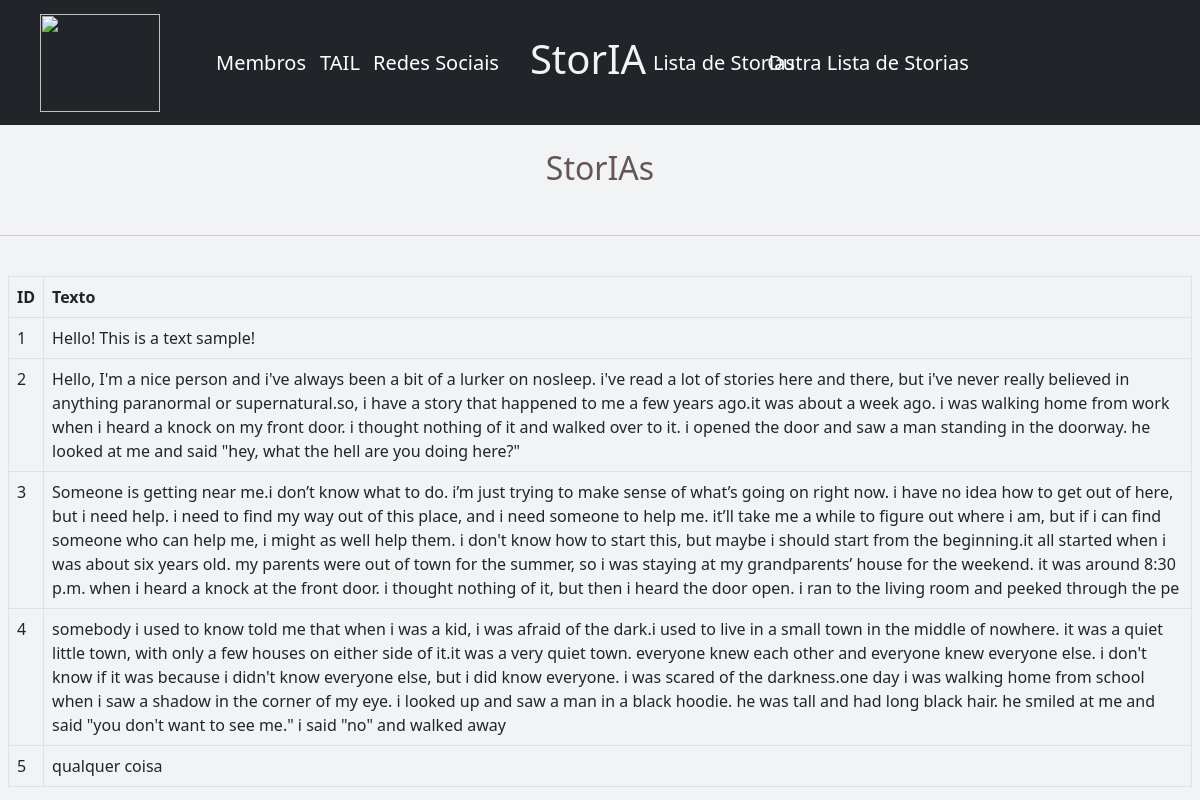
Page /storiaspage/ on the earlier database version.
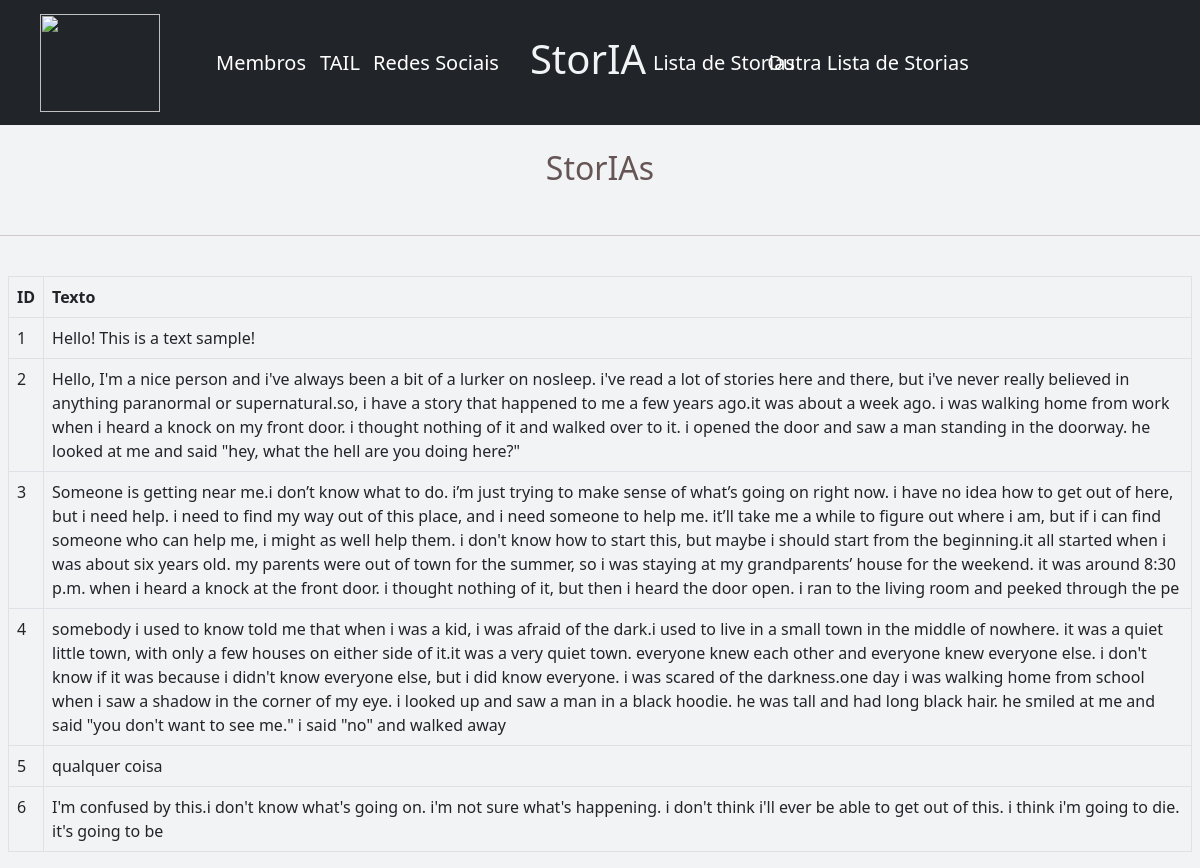
Same page on the later database version.
### modelo/models.py (models this page shows, shortened)
class Story(models.Model):
    SIZE_CHOICES = (('Small', 50), ('Medium', 100), ('Big', 200))
    TEMPERATURE_CHOICES = (('Default', 1.0), ('Creative', 1.2), ('Very Creative', 1.5))
    example = models.TextField()
    size = models.IntegerField(choices=SIZE_CHOICES)
    temperature = models.FloatField(choices=TEMPERATURE_CHOICES)

### modelo/views.py (the view)
# urls.py: path('storiaspage/', views.load_storias, name='storiaspage'),
def load_storias(request):
  all_records = models.Story.objects.all()
  page = request.GET.get('page', 1)
  paginator = Paginator(all_records, len(all_records))
  try:
    records = paginator.page(page)
  except PageNotAnInteger:
    records = paginator.page(page)
  except EmptyPage:
    records = paginator.page(page)
  return render(request, 'modelo/storiaspage.html', {'records': records})

### modelo/templates/modelo/storiaspage.html (shortened to what this page needs)
{% load static %}
<!doctype html>
<html lang="en">
  <head>
    <link href="https://cdn.jsdelivr.net/npm/bootstrap@5.0.1/dist/css/bootstrap.min.css" rel="stylesheet">
    <link href="{% static 'modelo/global.css' %}" type="text/css" rel="stylesheet">
  </head>
  <body>
    <nav class="navbar navbar-dark bg-dark">
        <div class="container-fluid row">
          <div class="col-2 centralize">
            <a class="navbar-brand" href="{% url 'index' %}">
                <img src="https://github.com/TailUFPB.png" alt="" width="120" height="98" class="d-inline-block align-text-top">
            </a>
          </div>
          <div class="col-1">
            <a class="navbar-brand" href="{% url 'members' %}">
                <span class="d-inline-block align-text-top">Membros</span>
            </a>
          </div>
          <div class="col-1 centralize">
            <a class="navbar-brand" href="https://aria.ci.ufpb.br/tail/">
                <span class="d-inline-block align-text-top">TAIL</span>
            </a>
          </div>
          <div class="col-1 centralize">
            <a class="navbar-brand" href="{% url 'social'%}">
                <span class="d-inline-block align-text-top">Redes Sociais</span>
            </a>
          </div>
          <div class="col centralize">
              <h1 ><a href="{% url 'index' %}">StorIA</a> </h1> <br>
          </div>
          <div class="col-1 centralize">
            <a class="navbar-brand" href="{% url 'storias' %}">
                <span class="d-inline-block align-text-top">Lista de Storias</span>
            </a>
          </div>
          <div class="col-2 centralize">
            <a class="navbar-brand" href="{% url 'storiaspage' %}">
                <span class="d-inline-block align-text-top">Outra Lista de Storias</span>
            </a>
          </div>
    </nav>
    <br>
    <div class="row centralize no-marginLR">
      <div class="col centralize">
        <h2>StorIAs</h2>
      </div>
    </div>
    <br> <hr> <br>
    <div class="row px-2 no-marginLR">
        <div class="col">
            <table class="table table-bordered">
                <thead>
                  <tr>
                    <th>ID</th>
                    <th>Texto</th>
                  </tr>
                </thead>
                <tbody>
                  {% for story in records %}
                    <tr>
                      <td>{{ story.id }}</td>
                      <td>{{ story.example }}</td>
                    </tr>
                  {% endfor %}
                </tbody>
              </table>
        </div>
    </div>
  </body>
</html>

Differences in the rows shown:
added Story: id "6", example "I'm confused by this.i don't know what's going on. i'm not sure what's happening. i don't think i'll ever be able to get out of this. i think i'm going to die. it's going to be"
